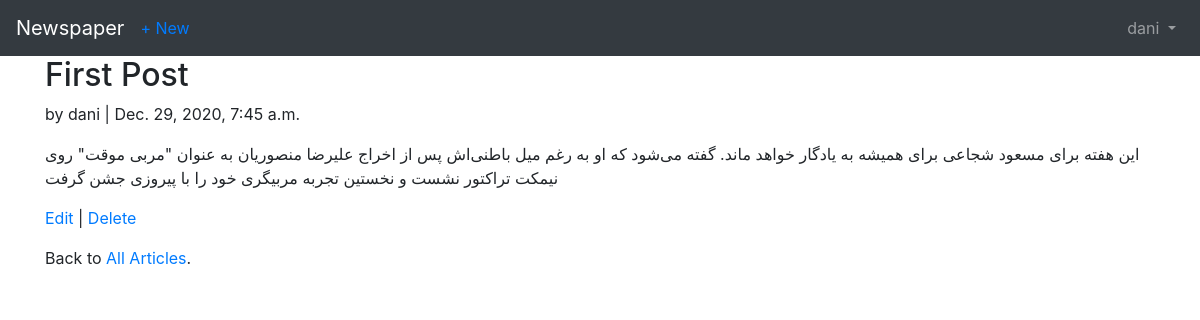
/articles/2/ (signed in), run on the app's committed database.
### users/models.py (models this page shows)
class  CustomUser(AbstractUser):
    age = models.PositiveIntegerField(default=0)

### articles/models.py (models this page shows, shortened)
class Article(models.Model):
    title = models.CharField(max_length=255)
    body = models.TextField()
    date = models.DateTimeField(auto_now_add=True)
    author = models.ForeignKey(
        settings.AUTH_USER_MODEL,
       on_delete= models.CASCADE,
    )

### articles/views.py (the view)
# urls.py: path('<int:pk>/',ArticleDetailView.as_view(), name='article_detail'), # new
class ArticleDetailView(LoginRequiredMixin,DetailView): # new
    model = Article
    template_name = 'article_detail.html'
    login_url = 'login'

### templates/article_detail.html
{% extends 'base.html' %}
{% block content %}
  <div class="article-entry">
    <h2>{{ object.title }}</h2>
    <p>by {{ object.author }} | {{ object.date }}</p>
    <p>{{ object.body }}</p>
  </div>
  <p><a href="{% url 'article_edit' article.pk %}">Edit</a> |
    <a href="{% url 'article_delete' article.pk %}">Delete</a></p>
  <p>Back to <a href="{% url 'article_list' %}">All Articles</a>.</p>
{% endblock content %}

### templates/base.html (shortened to what this page needs)
<!DOCTYPE html>
<html>
<head>
  <link rel="stylesheet" href="https://stackpath.bootstrapcdn.com/bootstrap/4.5.0/css/bootstrap.min.css">
</head>
<body>
  <nav class="navbar navbar-expand-lg navbar-dark bg-dark">
    <a class="navbar-brand" href="{% url 'home' %}">Newspaper</a>
    {% if user.is_authenticated %}
      <ul class="navbar-nav mr-auto">
        <li class="nav-item"><a href="{% url 'article_new' %}">+ New</a></li>
      </ul>
    {% endif %}
    <div class="collapse navbar-collapse" id="navbarSupportedContent">
      {% if user.is_authenticated %}
        <ul class="navbar-nav ml-auto">
          <li class="nav-item">
            <a class="nav-link dropdown-toggle" href="#" id="navbarDropdown" role="button" data-toggle="dropdown" aria-haspopup="true" aria-expanded="false">
              {{ user.username }}
            </a>
          </li>
        </ul>
      {% endif %}
    </div>
  </nav>
  <main>
    <div class="container">
      {% block content %}
      {% endblock content %}
    </div>
  </main>
</body>
</html>

### data on the page
CustomUser: username "dani"
Article: title "First Post", author "dani", date "Dec. 29, 2020, 7:45 a.m.", body "این هفته برای مسعود شجاعی برای همیشه به یادگار خواهد ماند. گفته می‌شود که او به رغم میل باطنی‌اش پس از اخراج علیرضا منصوریان به عنوان \"مربی موقت\" روی نیمکت تراکتور نشست و نخستین تجربه مربیگری خود را با پیروزی جشن گرفت"
